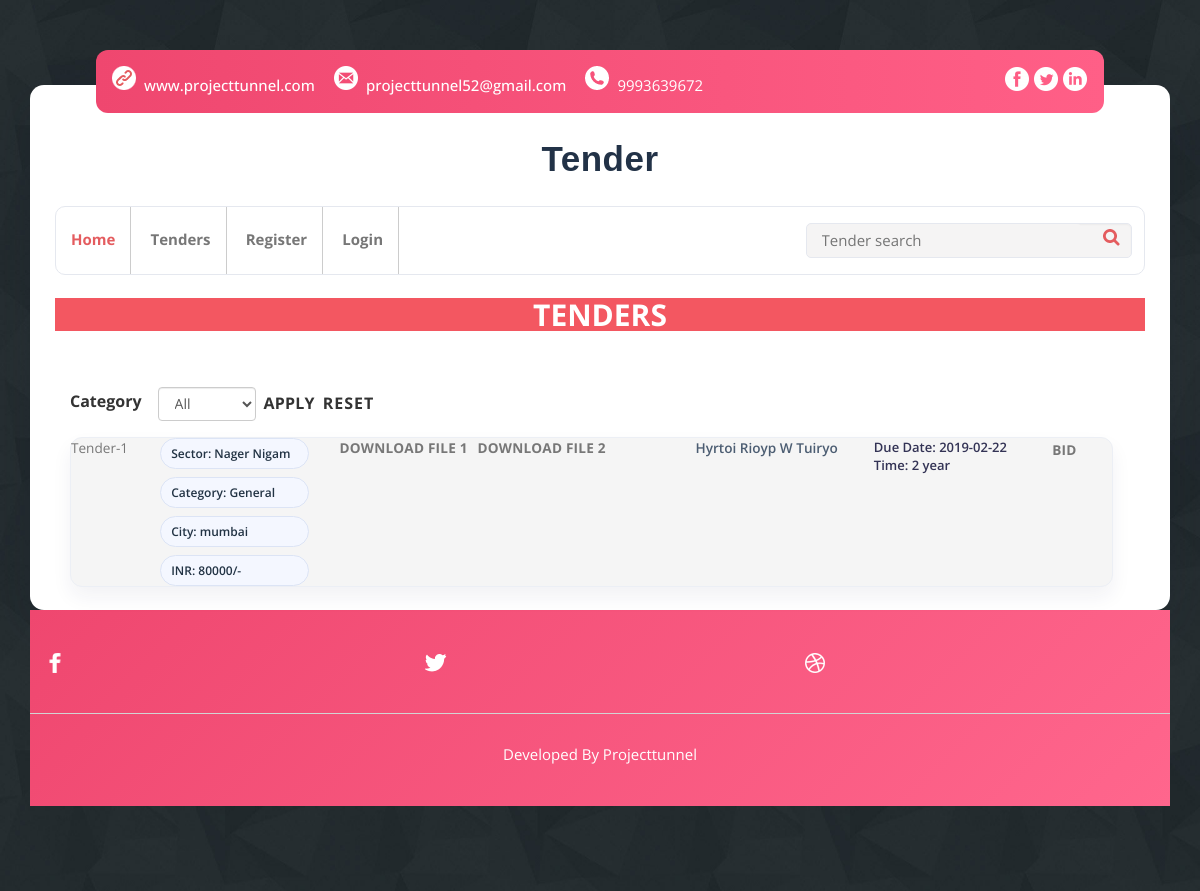
The app's page /tender.php, older data.
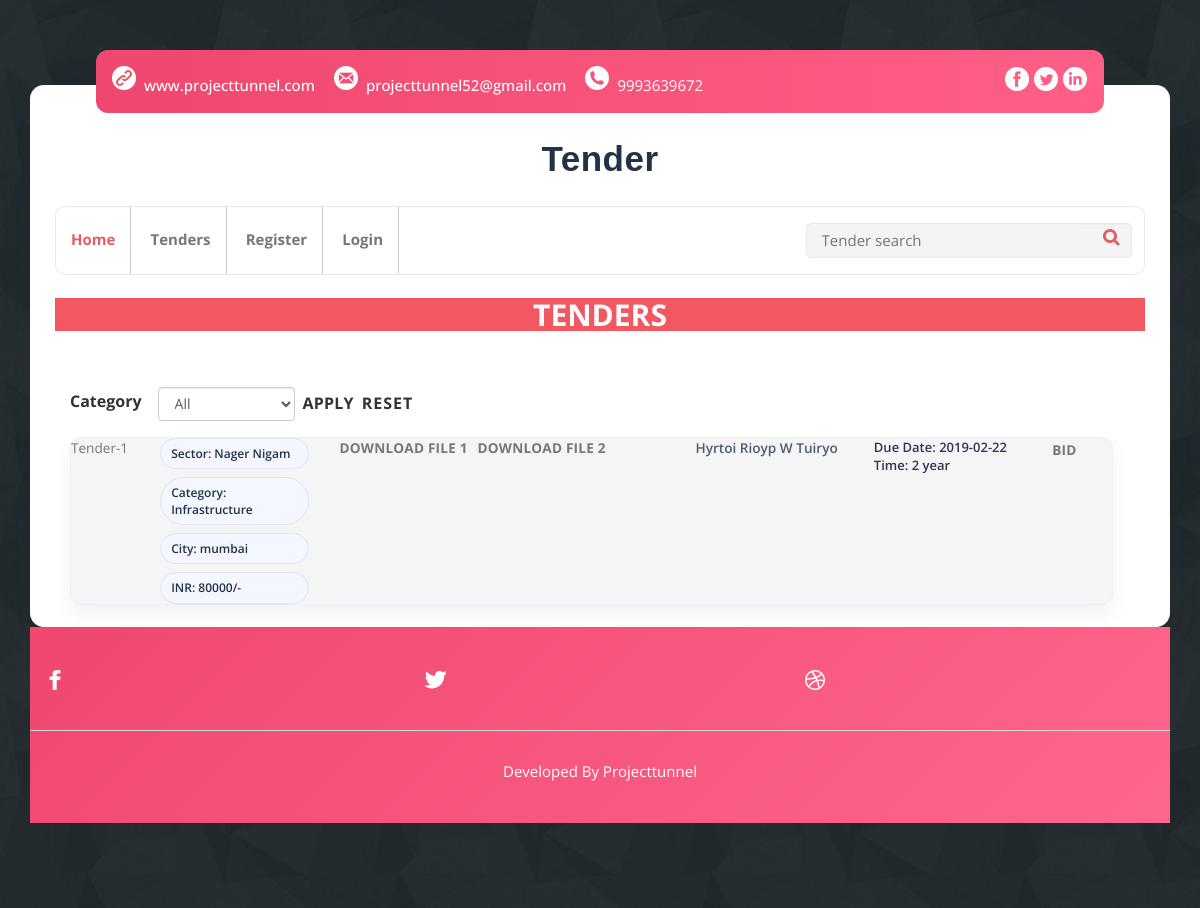
The same page, newer data.
### tables this page shows
CREATE TABLE `tender` (
  `id` int(3) NOT NULL,
  `TID` int(30) NOT NULL,
  `sector_name` varchar(50) NOT NULL,
  `category` varchar(60) NOT NULL DEFAULT 'General',
  `discription` varchar(50) NOT NULL,
  `fileone` varchar(150) NOT NULL,
  `filetwo` varchar(150) NOT NULL,
  `city` varchar(60) NOT NULL,
  `INR` varchar(50) NOT NULL,
  `due_date` date NOT NULL,
  `time` varchar(34) NOT NULL,
  `allot` bit(1) NOT NULL DEFAULT b'0'
);

### dbconfig.php (called while the page is built, shortened)
<?php
function select($query)
{
    $cid = mysqli_connect(server, user, password, database) or die("connection error");
    $result = mysqli_query($cid, $query);
    return $result;
}

### tender.php (the view, shortened to what this page needs)
<?php
include"dbconfig.php";
	$selectedCategory = isset($_GET['category']) ? trim($_GET['category']) : '';
	$filterSql = "";
	$query="select *, COALESCE(NULLIF(category,''),'General') as normalized_category from tender where allot='0'".$filterSql;
	$result=select($query);
	$categoryResult = select("SELECT DISTINCT COALESCE(NULLIF(category,''),'General') as category_name FROM tender WHERE allot='0' ORDER BY category_name ASC");
?>
<!DOCTYPE HTML>
<html>
<head>
<link href="css/bootstrap.css" rel="stylesheet" type="text/css" media="all">
<link href="css/style.css" rel="stylesheet" type="text/css" media="all"/>
</head>
<body>
<div class="mother-grid">
	<div class="container">
	  <div class="temp-padd">
		<div class="top-strip">
			<div class="address">
				<ul>
					<li><a href="https://projecttunnel.com/"><span class="link"> </span>www.projecttunnel.com</a></li>
					<li><a href="mailto:example@email.com"><span class="mes"> </span>projecttunnel52@gmail.com</a></li>
					<li><span class="ph"> </span>9993639672</li>
				</ul>
			</div>
			<div class="social-icons">
				<ul>
					<li><a href="https://www.facebook.com/projecttunnel/"> <span class="w-f"> </span></a></li>
                   <li><a href="https://twitter.com/PROJECTTUNNEL1"> <span class="w-tw"> </span></a></li>
                   <li><a href="https://www.linkedin.com/in/project-tunnel-75479a164/"> <span class="w-in"> </span></a></li>
				</ul>
			</div>
   </div>
<div class="title-main">
			<a href="index.php"><h1>Tender</h1></a>
</div>
<div class="header">
			<div class="navg">
			<?php include"nav.php";?>
			</div>
				<form method="post" action="search.php">
			<div class="search">
				<input type="text"  name="tender" placeholder="Tender search" onfocus="this.value = '';" onblur="if (this.value == '') {this.value = 'Site search';}"/>
			<input type="submit" name="search" value=""/>
      	</div></form>
			<div class="clearfix"> </div>
  </div></br>
<h2 style="text-align:center;background-color:#F35761;color:white;font-weight:bold">TENDERS</h2></br></br>
<div class="container">
	<div class="row">
		<div class="col-lg-11">
			<form method="get" class="form-inline" style="margin-bottom:16px; display:flex; gap:8px; align-items:center;">
				<label for="category" style="font-weight:bold; margin-right:8px;">Category</label>
				<select name="category" id="category" class="form-control" style="max-width:220px;">
					<option value="All" <?=($selectedCategory === '' || $selectedCategory === 'All') ? 'selected' : ''?>>All</option>
				</select>
				<button type="submit" class="btn btn-primary">Apply</button>
				<a href="tender.php" class="btn btn-default">Reset</a>
			</form>
		</div>
	</div>
</div>
<div class="container">
<div class="row">
<div class="col-lg-11">
<div class="chart-area">
	   <?php
		   $n=1;
		   while($result && $r=mysqli_fetch_array($result))
		   {extract($r);
		   ?>
            <div class="card-footer small text-muted" style="background-color:#F5F5F5;">
			<div class="row">
			<div class="col-lg-1">
Tender-<?=$n?></br>
			</div>
			<div class="col-lg-2" style="color:blue">
			<div class="tender-meta">
				<span class="meta-chip">Sector: <?=$sector_name?></span>
				<span class="meta-chip">Category: <?=isset($normalized_category) ? $normalized_category : 'General'?></span>
				<span class="meta-chip">City: <?=$city?></span>
				<span class="meta-chip">INR: <?=$INR?>/-</span>
			</div>
			</div>
			<div class="col-lg-4">
			<div class="download-actions">
				<a href="admin/<?=$fileone?>" class="btn btn-danger">Download File 1</a>
				<a href="admin/<?=$filetwo?>" class="btn btn-danger">Download File 2</a>
			</div>
			</div>
			<div class="col-lg-2">
			<span class="tender-desc"><?=ucwords($discription)?></span>
			</div>
				<div class="col-lg-2" style="color:blue">
			<div class="tender-due">Due Date: <?=$due_date?></div>
			<div class="tender-due">Time: <?=$time?></div>
			</div>
			<div class="col-lg-1"><a href="bidding.php?id=<?=$id?>" class="btn btn-danger">BID</a></div>
			</div>
			</div></br>
           <?php
		   $n++;
		   }
		   ?>
                  </div>
</div>
<div class="col-lg-1"></div>
</div>
</div>
</div>
 <div class="footer">
		<div class="footer-main">
			<div class="footer-top">
				<div class="col-md-4 footer-grid">
					<a href="https://www.facebook.com/projecttunnel/"><img src="images/ftr-fa.png" alt=""/></a>
				</div>
				<div class="col-md-4 footer-grid">
					<a href="https://twitter.com/PROJECTTUNNEL1"><img src="images/tw.png" alt=""/></a>
				</div>
				<div class="col-md-4 footer-grid">
					<a href="http://projecttunnel.com/"><img src="images/drib.png" alt=""/></a>
				</div>
			  <div class="clearfix"> </div>
			</div>
			<div class="footer-bottom">
				<p>Developed By  <a href="http://projecttunnel.com/">Projecttunnel </a></p>
			</div>
		</div>
	   </div>
	</div>
  </div>
</body>
</html>

### nav.php
<ul class="res">
	<?php
	if(isset($_SESSION['login']))
	{
		?>
		<li><a  href="index.php">Home</a></li>
			<li><a href="tender.php">Tenders</a></li>
					<li><a href="mybiddings.php">My Biddings</a></li>
					<li><a href="confirm_biddings.php">Confirm Biddings </a></li>
					<li><a href="profile.php">My Profile</a></li>
						<li><a href="logout.php">Logout</a></li>
	<?php
	}
	else
	{
		?>
		<li><a class="active" href="index.php">Home</a></li>
		<li><a href="tender.php">Tenders</a></li>
					<li><a href="register.php">Register</a></li>
					<li><a href="login.php">Login</a></li>
		<?php
	}
	?>
					</ul>

Row changes from the older to the newer data that the page shows:
changed tender "Hyrtoi Rioyp W Tuiryo": normalized_category "General" → "Infrastructure"
